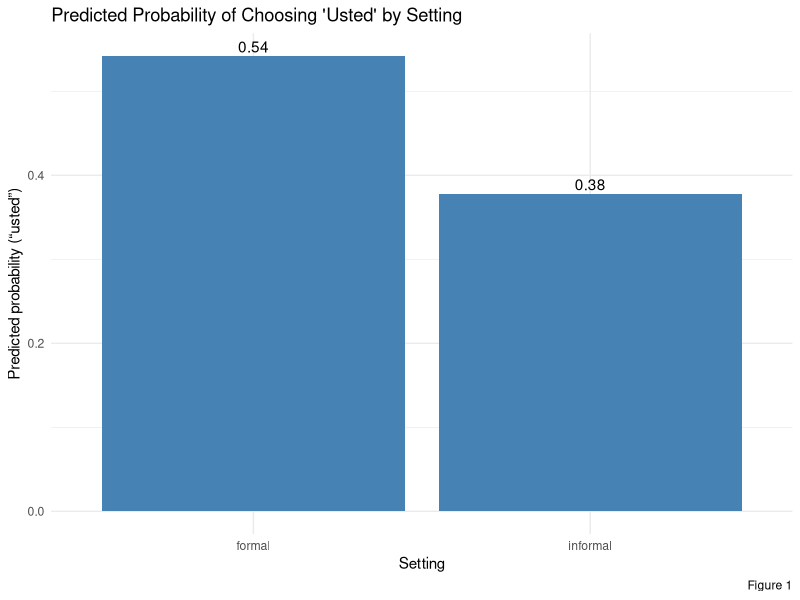
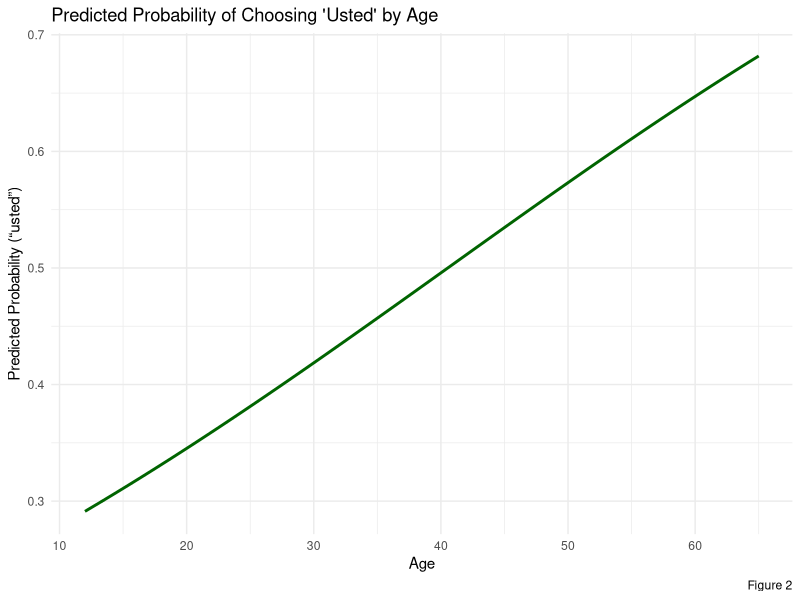
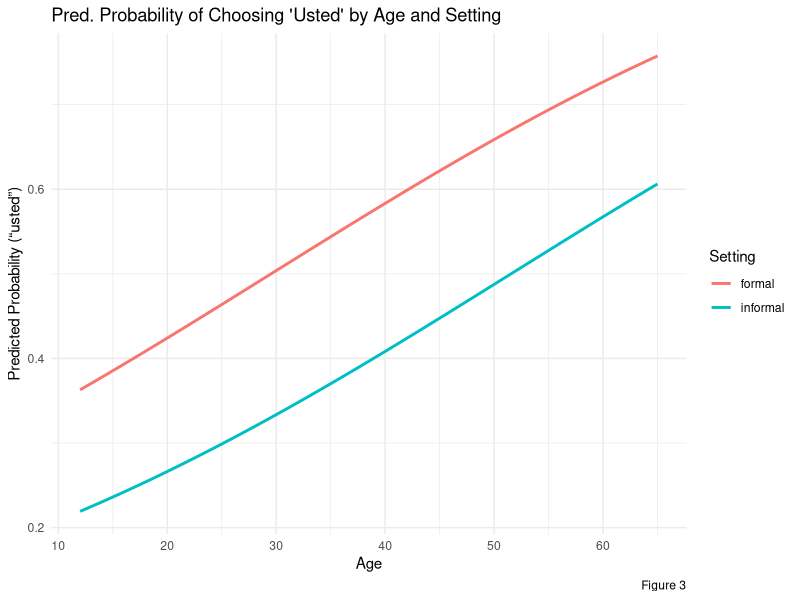
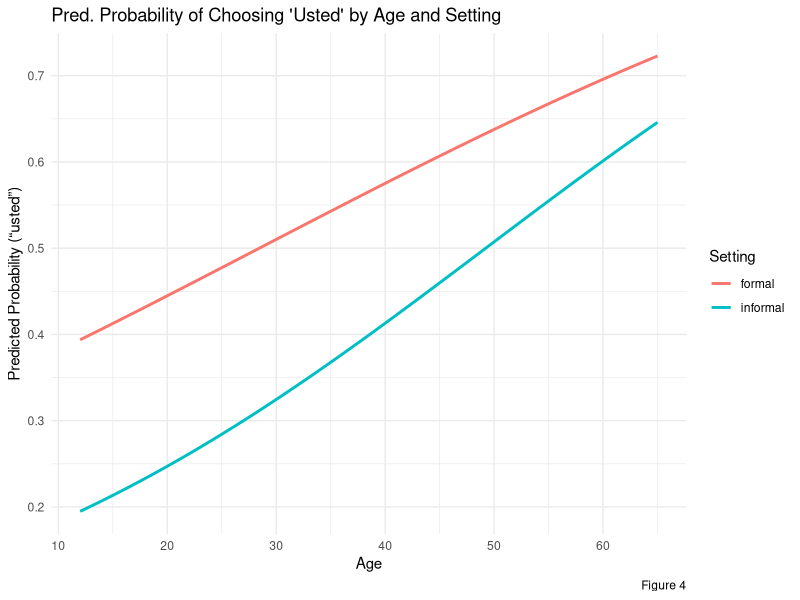

The R script that drew these images, in order:
## ---- chunk 1
knitr::opts_chunk$set(echo = TRUE)
library(tidyverse)
library(kableExtra)
## ---- chunk 2
# Load raw data
raw_data <- read_csv("../data/raw/binary_outcome_data.csv")
## ---- chunk 3
# Inspect the first few rows of the data
library(flextable)
library(magrittr)  # Ensures %>% is available

head(raw_data) %>%  
  flextable() %>% 
  set_caption(caption = "Sample of Raw Data") %>% 
  autofit()

## ---- chunk 4
# Tidy the data
tidied_data <- raw_data %>%
  rename(subject = participant_id) %>% # Rename participant_id to subject
  separate(item, into = c("setting", "question"), sep = "_", extra = "merge") %>%
  mutate(question = paste0("q", str_remove(question, "^[a-z]+"))) %>%
  mutate(question = as.factor(question)) %>%
  select(-response) %>%
  rename(response = response_label) %>% # Rename response_label to response
  mutate(response = as.factor(response),
         setting = as.factor(setting),
         subject = as.factor(subject)) 

head(tidied_data) %>%  
  flextable() %>% 
  set_caption(caption = "Sample of Tidied Data") %>% 
  autofit()

## ---- chunk 5
model1 <- glm(I(response == "usted") ~ setting,
              family = binomial(link = "logit"),
              data = tidied_data)

## ---- chunk 6
model2 <- glm(I(response == "usted") ~ age,
              family = binomial(link = "logit"),
              data = tidied_data)
## ---- chunk 7
model3 <- glm(I(response == "usted") ~ setting + age,
              family = binomial(link = "logit"),
              data = tidied_data)
## ---- chunk 8
model4 <- glm(I(response == "usted") ~ setting * age,
              family = binomial(link = "logit"),
              data = tidied_data)
## ---- chunk 9
summary_model1_df <- as.data.frame(summary(model1)$coefficients)


colnames(summary_model1_df) <- gsub("Pr\\(>\\|z\\|\\)", "p-value", colnames(summary_model1_df))
knitr::kable(summary_model1_df, caption = "Summary of Model 1 (Setting)")
## ---- chunk 10

# 1. Create prediction data
predicted_model1 <- tidied_data %>%
  distinct(setting) %>%
  mutate(probability = predict(model1, newdata = ., type = "response"))

# 2. Create the plot
plot_model1 <- ggplot(predicted_model1, aes(x = setting, y = probability)) +
  geom_bar(stat = "identity", fill = "steelblue") +
  labs(
    title = "Predicted Probability of Choosing 'Usted' by Setting",
    caption= "Figure 1",
    x = "Setting",
    y = "Predicted probability (“usted”)"
  ) +
  theme_minimal() +
  geom_text(aes(label = round(probability, 2)), vjust = -0.3)

# Print the plot
print(plot_model1)
## ---- chunk 11
summary_model2_df <- as.data.frame(summary(model2)$coefficients)
colnames(summary_model2_df) <- gsub("Pr\\(>\\|z\\|\\)", "p-value", colnames(summary_model2_df))
knitr::kable(summary_model2_df, caption = "Summary of Logistic Regression Model 2 (Age)")
## ---- chunk 12
# 1. Create prediction data
age_range <- range(tidied_data$age)
predicted_model2 <- data.frame(age = seq(age_range[1], age_range[2], length.out = 100))
predicted_model2$probability <- predict(model2, newdata = predicted_model2, type = "response")

# 2. Create the plot
plot_model2 <- ggplot(predicted_model2, aes(x = age, y = probability)) +
  geom_line(color = "darkgreen", linewidth = 1) + # Changed size to linewidth
  labs(
    title = "Predicted Probability of Choosing 'Usted' by Age",
    caption= "Figure 2",
    x = "Age",
    y = "Predicted Probability (“usted”)"
  ) +
  theme_minimal()

# Print the plot
print(plot_model2) # Added print()
## ---- chunk 13
summary_model3_df <- as.data.frame(summary(model3)$coefficients)
colnames(summary_model3_df) <- gsub("Pr\\(>\\|z\\|\\)", "p-value", colnames(summary_model3_df))
knitr::kable(summary_model3_df, caption = "Summary of Logistic Regression Model 3 (Setting + Age)")
## ---- chunk 14
# 1. Create prediction data
age_range <- range(tidied_data$age)
predicted_model3 <- expand.grid(
  setting = unique(tidied_data$setting),
  age = seq(age_range[1], age_range[2], length.out = 100)
)
predicted_model3$probability <- predict(model3, newdata = predicted_model3, type = "response")

# 2. Create the plot
plot_model3 <- ggplot(predicted_model3, aes(x = age, y = probability, color = setting)) +
  geom_line(linewidth = 1) + # Changed size to linewidth
  labs(
    title = "Pred. Probability of Choosing 'Usted' by Age and Setting",
    caption = "Figure 3",
    x = "Age",
    y = "Predicted Probability (“usted”)",
    color = "Setting"
  ) +
  theme_minimal()

# Print the plot
print(plot_model3) # Added print()
## ---- chunk 15
summary_model4_df <- as.data.frame(summary(model4)$coefficients)
colnames(summary_model4_df) <- gsub("Pr\\(>\\|z\\|\\)", "p-value", colnames(summary_model4_df))
knitr::kable(summary_model4_df, caption = "Summary of Logistic Regression Model 4 (Setting * Age)")
## ---- chunk 16
# 1. Create prediction data
age_range <- range(tidied_data$age)
predicted_model4 <- expand.grid(
  setting = unique(tidied_data$setting),
  age = seq(age_range[1], age_range[2], length.out = 100)
)
predicted_model4$probability <- predict(model4, newdata = predicted_model4, type = "response")

# 2. Create the plot
plot_model4 <- ggplot(predicted_model4, aes(x = age, y = probability, color = setting)) +
  geom_line(linewidth = 1) + # Changed size to linewidth
  labs(
    title = "Pred. Probability of Choosing 'Usted' by Age and Setting",
    caption = "Figure 4",
    x = "Age",
    y = "Predicted Probability (“usted”)",
    color = "Setting"
  ) +
  theme_minimal()

# Print the plot
print(plot_model4) # Added print()
